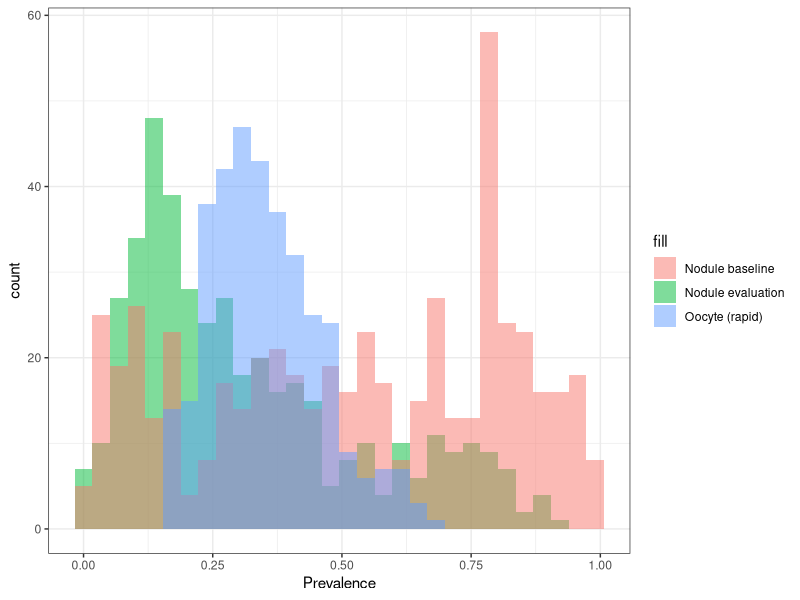
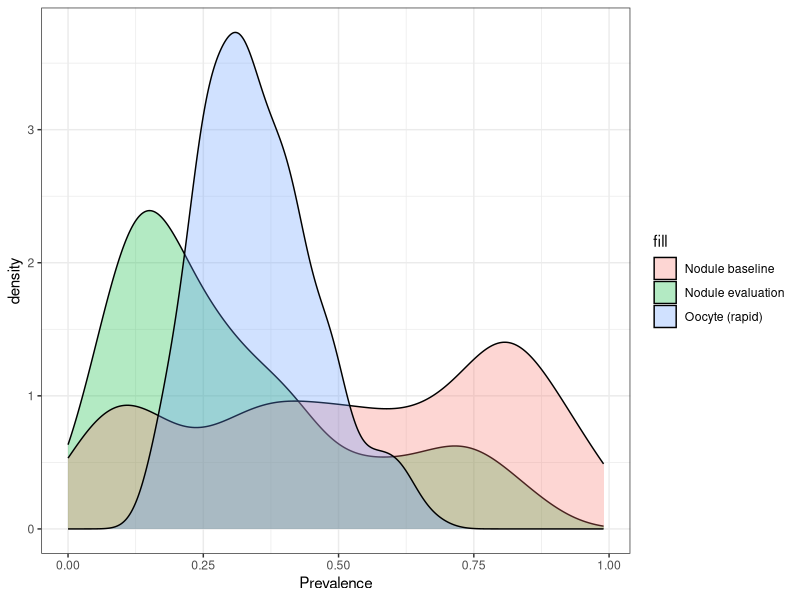
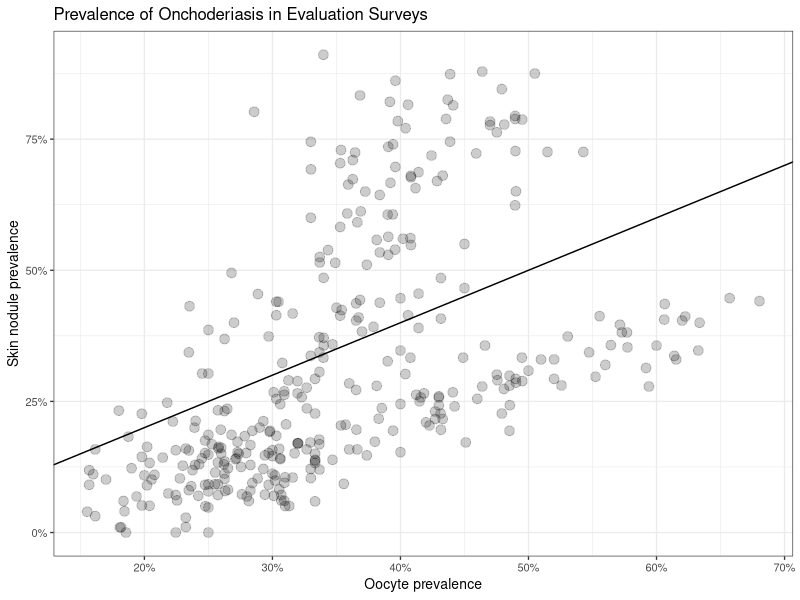
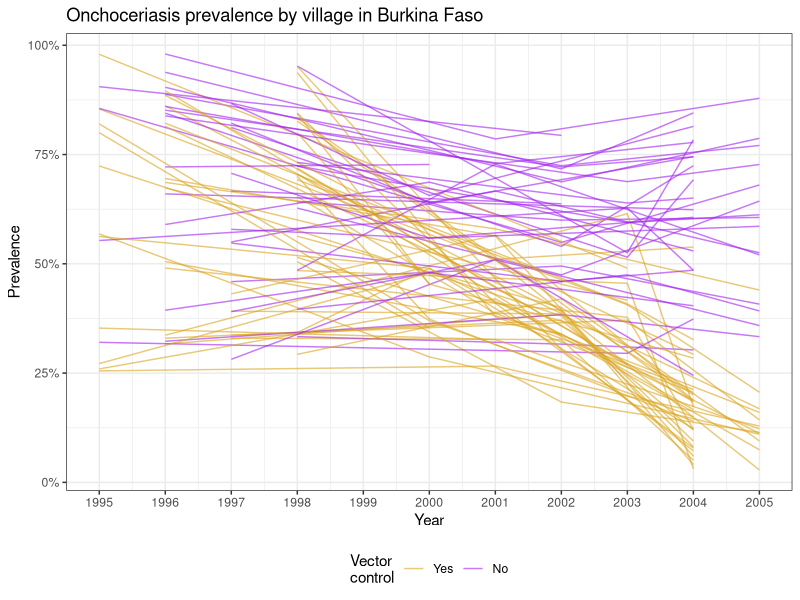
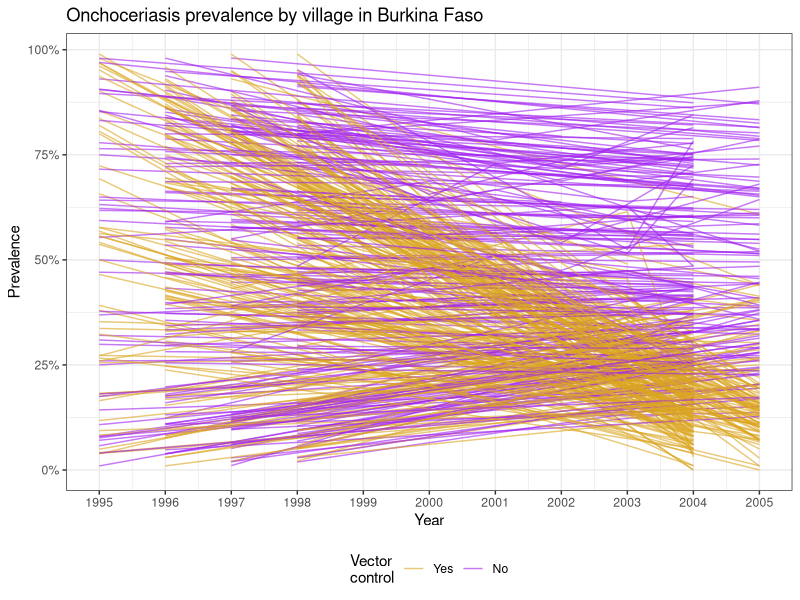
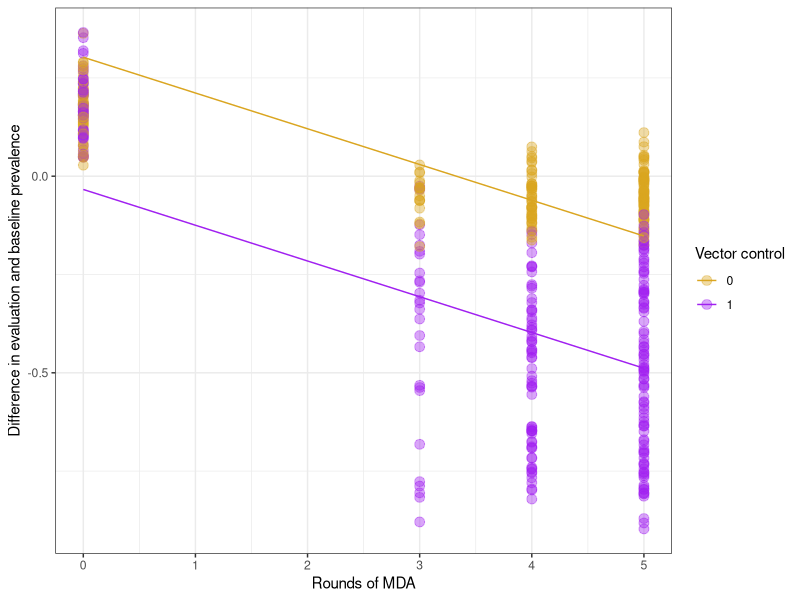

These charts were generated, in order, by the following R code:
## ---- chunk 1
library(knitr)
library(ggplot2)
library(data.table)
library(scales)
library(reshape2)
## ---- chunk 2
os <-  "pc"

if(os  == "mac"){
  setwd("~/Documents/OneDrive - UW/PhD/GH Teaching Assistant/Data")
} else {
  setwd("C:/Users/ctroeger/OneDrive - UW/PhD/GH Teaching Assistant/Data/")
}

# Read in data
baseline <- fread("baseline_eval.csv")
mda <- fread("MDA_coverage.csv")
vector <- fread("vector.csv")
monitoring <- fread("monitoring_data.csv")

n_villages <- nrow(baseline)
n_admin2 <- length(unique(baseline$admin2))
baseline_years <- range(baseline$year_baseline)
eval_years <- range(baseline$year_eval)

## ---- chunk 3
summary(baseline[, c("nodule_prev_base","nodule_eval_prev","ov16_eval_prev","nodule_eval_positive")])

# A more customized version
kable(data.table(method = c("Nodule baseline","Nodule evaluation","Rapid evaluation"),
                 value = c(mean(baseline$nodule_prev_base, na.rm = T),
                           mean(baseline$nodule_eval_prev, na.rm = T),
                           mean(baseline$ov16_eval_prev, na.rm = T)),
                 sd = c(sd(baseline$nodule_prev_base, na.rm = T),
                        sd(baseline$nodule_eval_prev, na.rm = T),
                        sd(baseline$ov16_eval_prev, na.rm = T)),
                 count = c(nrow(baseline[!is.na(nodule_prev_base)]),
                           nrow(baseline[!is.na(nodule_eval_prev)]),
                           nrow(baseline[!is.na(ov16_eval_prev)]))),
      digits = 2, col.names = c("Diagnostic","Mean prevalence","Standard deviation","Non-missing villages"))

ggplot(baseline) + 
  geom_histogram(aes(x = nodule_eval_prev, fill = "Nodule evaluation"), alpha = 0.5) +
  geom_histogram(aes(x = nodule_prev_base, fill = "Nodule baseline"), alpha = 0.5) +
  geom_histogram(aes(x = ov16_eval_prev, fill = "Oocyte (rapid)"), alpha = 0.5) +
  theme_bw() + xlab("Prevalence")

ggplot(baseline) + 
  geom_density(aes(x = nodule_eval_prev, fill = "Nodule evaluation"), alpha = 0.3) +
  geom_density(aes(x = nodule_prev_base, fill = "Nodule baseline"), alpha = 0.3) +
  geom_density(aes(x = ov16_eval_prev, fill = "Oocyte (rapid)"), alpha = 0.3) +
  theme_bw() + xlab("Prevalence")
## ---- chunk 4
ggplot(baseline, aes(x = ov16_eval_prev, y = nodule_eval_prev)) + geom_point(size = 3, alpha = 0.2) +
  geom_abline(intercept = 0, slope = 1) + theme_bw(base_size = 10) +
  scale_x_continuous("Oocyte prevalence", labels = percent) + 
  scale_y_continuous("Skin nodule prevalence", labels = percent) + 
  ggtitle("Prevalence of Onchoderiasis in Evaluation Surveys")
## ---- chunk 5
total_areas <- nrow(baseline)
nodule_areas <- nrow(baseline[!is.na(nodule_eval_prev)])
rapid_areas <- nrow(baseline[!is.na(ov16_eval_prev)])
missing_areas <- nrow(baseline[is.na(nodule_eval_prev) & is.na(ov16_eval_prev)])
## ---- chunk 6
dt <- merge(baseline, vector[, -c("longitude","latitude")], 
            by = c("admin2","admin2id","village_id"))

## ---- chunk 7
## Many to many merge with non-unique identifier
dt_merged <- merge(baseline, vector, by = "admin2id", allow.cartesian = T)
nrow(dt_merged[village_id.x == 521]) 
nrow(dt[village_id == 521])

# Merging by admin2id here duplicates each village by the number of villages in that admin2id
nrow(dt_merged[village_id.x == 521])
nrow(dt[admin2id == dt[village_id == 521]$admin2id])
## ---- chunk 8
dt <- merge(dt, mda, by.x = "admin2id", by.y = "ADMIN2ID", all.x = T)
## ---- chunk 9
monitoring <- monitoring[, -c("longitude","latitude")]
dt <- merge(dt, monitoring, by = c("admin2","admin2id","village_id"), all.x=T)

## Make long for plot:
# Use melt()
# lots of missing monitoring prevalences
long <- dt[!is.na(skin_prev_monitor),]
long <- melt(long[, c("village_id","admin2id",
                    "nodule_prev_base", "skin_prev_monitor", "nodule_eval_prev", 
                    "year_baseline","year_eval","year",
                    "vector_01")],
             id.vars = c("village_id", "vector_01","admin2id",
                         "year_baseline","year_eval","year"))

long$plot_year <- ifelse(long$variable == "nodule_prev_base", long$year_baseline,
                         ifelse(long$variable == "nodule_eval_prev", long$year_eval, long$year))

ggplot(long, aes(x = plot_year, y = value, col = factor(vector_01), group = village_id)) + 
  geom_line(alpha = 0.6) + theme_bw() + scale_x_continuous("Year", breaks = 1995:2005) + 
  scale_y_continuous("Prevalence", label = percent) + 
  theme(legend.position = "bottom") + 
  scale_color_manual("Vector\ncontrol", labels = c("Yes","No"), values = c("goldenrod","purple")) +
  ggtitle("Onchoceriasis prevalence by village in Burkina Faso")

## ---- chunk 10
# Note that this doesn't have the subset anymore!
long <- melt(dt[, c("village_id","admin2id",
                    "nodule_prev_base", "skin_prev_monitor", "nodule_eval_prev", 
                    "year_baseline","year_eval","year",
                    "vector_01")],
             id.vars = c("village_id", "vector_01","admin2id",
                         "year_baseline","year_eval","year"))

long$plot_year <- ifelse(long$variable == "nodule_prev_base", long$year_baseline,
                         ifelse(long$variable == "nodule_eval_prev", long$year_eval, long$year))

ggplot(long, aes(x = plot_year, y = value, col = factor(vector_01), group = village_id)) + 
  geom_line(alpha = 0.6) + theme_bw() + scale_x_continuous("Year", breaks = 1995:2005) + 
  scale_y_continuous("Prevalence", label = percent) + 
  theme(legend.position = "bottom") + 
  scale_color_manual("Vector\ncontrol", labels = c("Yes","No"), values = c("goldenrod","purple")) +
  ggtitle("Onchoceriasis prevalence by village in Burkina Faso")

## ---- chunk 11
# replace missing end values with ov16

  dt$end_prev <- ifelse(!is.na(dt$nodule_eval_prev), dt$nodule_eval_prev, dt$ov16_eval_prev)

  dt$prev_diff <- dt$end_prev - dt$nodule_prev_base
## ---- chunk 12
  mda_cols <- paste0("COV_", c("99", "00", "01", "02", "03"))

# Sum columns where !is.na(COV_X) using base R
  dt$mda_rounds <- rowSums(!is.na(dt[, c("COV_99","COV_00","COV_01","COV_02","COV_03")]))

# Alternate using data.table()
  head(dt[, ..mda_cols])
  
  dt[, paste0("dt_", as.vector(mda_cols)) := lapply(.SD, function(x) ifelse(!is.na(x), 1, 0)), 
     .SDcols = mda_cols]

# Check that worked...
  head(dt[, (ncol(dt)-4):ncol(dt)])
# Can then just sum them
  dt[, mda_rounds := dt_COV_99 + dt_COV_00 + dt_COV_01 + dt_COV_02 + dt_COV_03]
## ---- chunk 13
  dt[, vector_control := ifelse(vector_01 == 2, 0, 1)]

## ---- chunk 14
my_mod <- glm(prev_diff ~ mda_rounds + vector_control, data = dt)
summary(my_mod)

## ---- chunk 15
pred <- data.table(mda_rounds = rep(0:5,2),
                   vector_control = rep(c(0,1), each = 6))
pred$prediction <- predict(my_mod, newdata = pred)

ggplot(dt, aes(x = mda_rounds, y = prev_diff, col = factor(vector_control))) +
  geom_point(size = 3, alpha = 0.4) + theme_bw() +
  geom_line(data = pred, aes(y = prediction)) + 
  xlab("Rounds of MDA") +
  ylab("Difference in evaluation and baseline prevalence") +
  scale_color_manual("Vector control", values = c("goldenrod","purple"))

